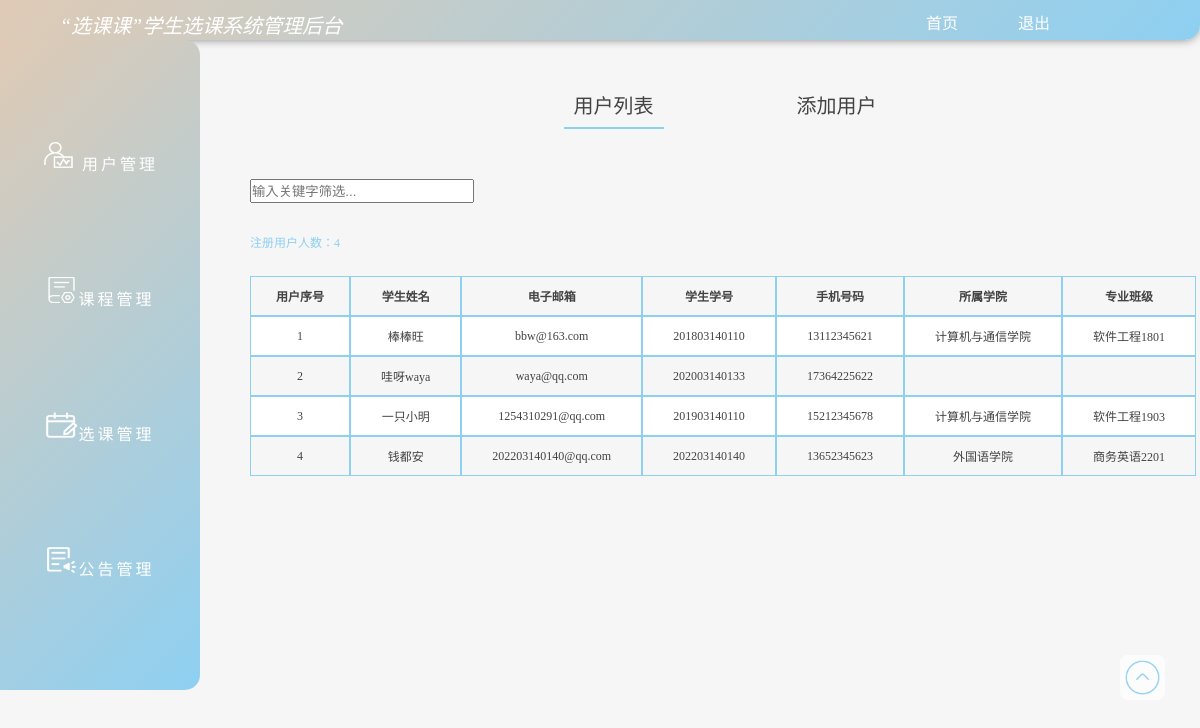
The app's page /admin.php with its own data.
### tables this page shows
CREATE TABLE `users` (
  `uid` varchar(13) NOT NULL,
  `uemail` varchar(40) NOT NULL,
  `upassword` varchar(40) NOT NULL,
  `uname` varchar(40) NOT NULL,
  `uphone` varchar(12) NOT NULL,
  `ucollege` varchar(40) DEFAULT NULL COMMENT '所属学院',
  `uclass` varchar(40) DEFAULT NULL COMMENT '所属班级'
);

### admin.php (the view, shortened to what this page needs)
<?php
  $sql_shu2 ="SELECT COUNT(*) FROM users";
		$result_shu2 = mysql_query($sql_shu2);
		$rows_shu2 = mysql_fetch_row($result_shu2);
		$userscount = $rows_shu2[0];
?>
<!DOCTYPE html>
<html lang="en">
<head>
<link rel="stylesheet" type="text/css" href="admin/admin.css">
</head>
<body>
<div id="adminhead">
	<nav>
		<ul>
			<li id="xkk">“选课课”学生选课系统管理后台</li>
		</ul>
		<ul id="rightnav">
			<li><a href="http://localhost/xuankeke/index.php">首页</a></li>
			<li><a href="http://localhost/xuankeke/login/index.php">退出</a></li>
		</ul>
	</nav>
</div>
<div id="le">
	<ul>
		<li id="li1"><img src="admin/images/用户.png" /> 用户管理</li>
		<li id="li2"><img src="admin/images/课程管理.png" />课程管理</li>
		<li id="li3"><img src="admin/images/选课.png" />选课管理</li>
		<li id="li4"><img src="admin/images/文件-通知文件.png" />公告管理</li>
	</ul>
</div>
<div id="users_guanli">
	<div class="spanspan">
	<span id="span_11" onclick="span11()">用户列表</span>
	<span id="span_12" onclick="span12()">添加用户</span>
    </div>
    <div id="users_head">
    	<div class="sousuo">
    		<form>
    			<input type="text" id="users_" name="users_" placeholder="输入关键字筛选...">
    			<p><br/><br/>注册用户人数：<?php echo $userscount; ?></p>
    		</form>
    	</div>
	<?php
	$num = 1;
	$q1 = "
	      SELECT *
	      FROM users
	      ";
	$re1 = mysql_query($q1)or die('error:'.mysql_error());?>
    <table border="0" cellspacing="0" cellpadding="0" bgcolor="#fff">
    	<thead>
    		<th>用户序号</th>
    		<th>学生姓名</th>
    		<th>电子邮箱</th>
    		<th>学生学号</th>
    		<th>手机号码</th>
    		<th>所属学院</th>
    		<th>专业班级</th>
    	</thead>
     <tr>
    	<?php while ($row_1 = mysql_fetch_array($re1)) {?>
	    <td><?php echo $num++ ?></td>
	    <td><?php echo $row_1['uname']?></td>
		<td><?php echo $row_1['uemail']?></td>
		<td><?php echo $row_1['uid']?></td>
		<td><?php echo $row_1['uphone']?></td>
		<td><?php echo $row_1['ucollege']?></td>
		<td><?php echo $row_1['uclass']?></td>
	  </tr>
	<?php } ?>
    </table>
   </div>
</div>
<div>
	<img src="/xuankeke/main/mainimage/up.png" onclick="backtop()" id="backtop">
</div>
</body>
</html>

### admin/admin.css (style rules this page uses)
* { margin: 0; padding:0; }
body { background-color: #f6f6f6; }
a { text-decoration:none; color: #fff; }
#adminhead li { list-style:none; margin-left: 60px; margin-top: 10px; float: left; color: #fff; }
#xkk { font-weight: 400; font-size: 20px; color: #fff; margin-top: 5px; font-style: oblique; }
nav { width: 100%; height: 40px; background: linear-gradient(-45deg,#8ed0f2,#dfcab5); box-shadow: -1px 0px 10px #888888; border-radius: 0 0 15px 0; }
#rightnav { float: right; margin-right: 150px; }
#le { width: 200px; height: 650px; background: linear-gradient(-45deg,#8ed0f2,#dfcab5); border-radius: 0 15px 15px 0; text-align: center; float: left; position: fixed; }
#le ul { padding-top: 50px; }
#le li { list-style: none; color: #fff; padding-top:50px; padding-bottom: 50px; letter-spacing: 3px; border: 0; }
#le img { width: 33px; height: 30px; }
#users_guanli, #class_guanli, #xuanke_guanli, #chakan, #notice_guanli { box-shadow: inherit -1px 0px 5px #888888; border: 1px; margin-top:50px; margin-left: 250px; margin-bottom: 100px; text-align: center; font-size: 12px; font-weight: 400; color: #434343; }
#users_head .sousuo form, #class_head .sousuo form, #xuanke_guanli .sousuo form { text-align: left; color: #8ed0f2; }
#users_head input, #class_head input, #xuanxiuke input, #chakan_ input { width: 220px; height: 20px; }
#users_guanli table, #class_guanli table, #xuanke_guanli table, #chakan_1 table { margin-top: 25px; }
#users_guanli th, #class_guanli th, #xuanke_guanli th, #chakan_1 th { padding-top:10px; padding-bottom: 10px; padding-right: 25px; padding-left: 25px; background-color: #f6f6f6; border: 1px solid #8ed0f2; }
#users_guanli td, #class_guanli td, #xuanke_guanli td, #chankan_1 td { padding-top:10px; padding-bottom: 10px; padding-right: 30px; padding-left: 30px; border: 1px solid #8ed0f2; }
.spanspan { margin-bottom: 60px; }
.spanspan span { font-size: 20px; margin: 60px; padding:10px; }
.spanspan #span_11, .spanspan #span_21, .spanspan #span_31 { border-bottom: 2px solid #8ed0f2; }
#backtop { position: fixed; bottom: 100px; right: 35px; width:35px; height:35px; padding:5px; border: none; outline: none; cursor: pointer; z-index: 10; background-color: rgba(255,255,255,0.7); border-radius: 8px; }

### records on screen
users: uname "棒棒旺", uemail "bbw@163.com", uid "201803140110", uphone "13112345621", ucollege "计算机与通信学院", uclass "软件工程1801"
users: uname "哇呀waya", uemail "waya@qq.com", uid "202003140133", uphone "17364225622"
users: uname "一只小明", uemail "1254310291@qq.com", uid "201903140110", uphone "15212345678", ucollege "计算机与通信学院", uclass "软件工程1903"
users: uname "钱都安", uemail "202203140140@qq.com", uid "202203140140", uphone "13652345623", ucollege "外国语学院", uclass "商务英语2201"

### other values on screen
$userscount "4"
